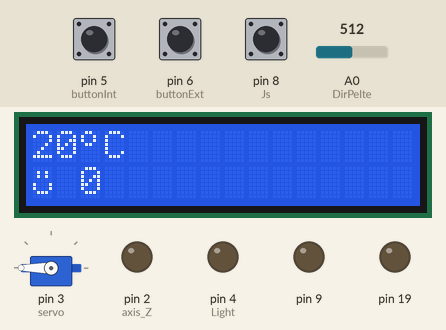
This sketch was run on a simulated Arduino Uno, built with avr-gcc and run on an emulated ATmega328P. Shown: 16×2 character LCD, servo, output pins drawn as LEDs (lit = HIGH). Inputs (shaded band) come from the test bench; at power-on: pin 5 (buttonInt) HIGH, pin 8 (Js) HIGH, A0 (DirPelte) = 512, pin 6 (buttonExt) HIGH. Pins used as bus, display or sensor lines are not drawn.

Above: at 1.3 s.
1.4 s: pin 5 (buttonInt) pulled LOW for 3.2 s
At 5.6 s:
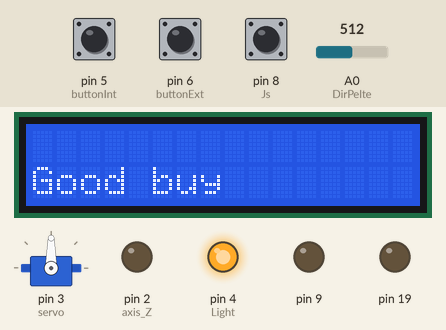
6.1 s: pin 5 (buttonInt) pulled LOW for 0.15 s
At 6.9 s:
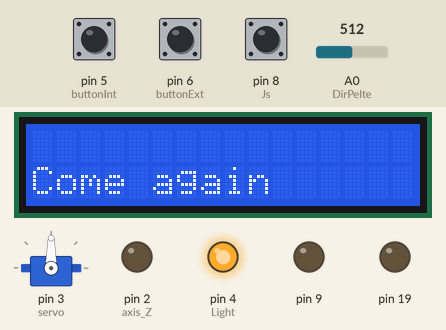
9.2 s: pin 8 (Js) pulled LOW for 0.15 s
12.3 s: A0 (DirPelte) set to 306
At 12.9 s:
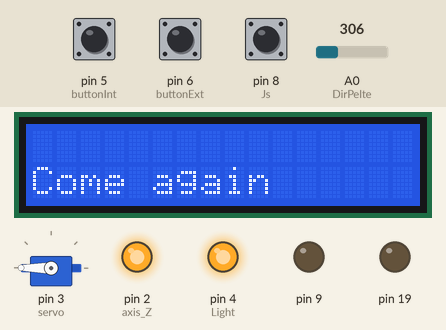
15.3 s: pin 6 (buttonExt) pulled LOW for 0.15 s
At 16.8 s:
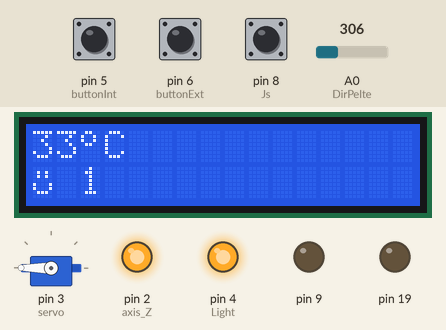
17.4 s: A0 (DirPelte) set to 716
At 20.6 s:
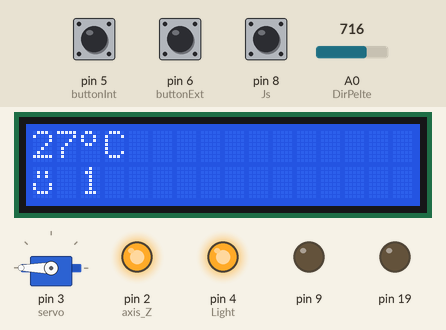
Timing chart, 0 to 21.4 s (numbered marks = the images above; inputs shaded):
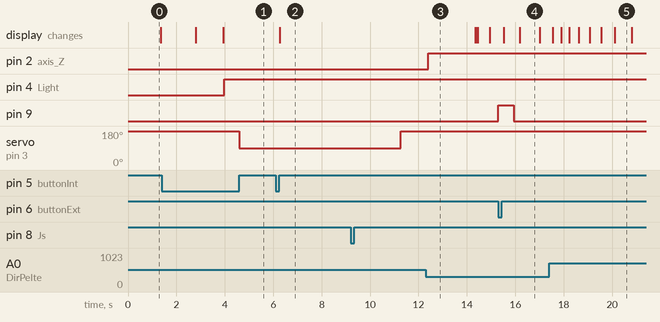

The sketch:

Dom.ino
```cpp
#include <Servo.h> //используем библиотеку для работы с сервоприводом
#include <Wire.h>
#include <LiquidCrystal_I2C.h>
#include <SPI.h>
#include <RFID.h>
#include "display.h"
#include "Temp.h"
#include "Buttons.h"
#include "Key.h"
#include "Light.h"
#include "Door.h"
#include "Vent.h"

/*
  #include "globals.h"
  #include "messages.h"
  #include "keyboard.h"
  #include "menu.h"
*/

const int joyDelay = 500;
const int zmrDelay = 500;

int countPeoples = 0;

int zmr = 9;
bool inMenu = 0;
short cursor = 0;
unsigned long lastJoyDown = 0;
unsigned long lastJoyUp = 0;
bool joyDowned = 0;
bool joyUpped = 0;

const int menuDelay = 5000;
int menuTime = 0 ;
const int doorDelay = 5000;
unsigned long doorTime =  0;


void setup()  //обязательная процедура setup, запускаемая в начале программы; объявление процедур начинается словом void
{
  pinMode(9, OUTPUT);
  digitalWrite(9, LOW);
  Serial.begin(9600);

  initLight();
  initDisplay();
  initTemp();
  initDoor();
  initButtons();
  initVent();
  initKey();

  /*
    initMessages();
    initMenu();
    KBD_init();
    sei();
    //DDRC = _BV(PC0) | _BV(PC1) | _BV(PC2);

    setHandler(MSG_MENU_SELECT, &selectMenu);
    startMenu();

  */

}

/*uint8_t selectMenu(msg_par par) {
	switch (par) {
	case MENU_CANCEL: { // тут обработать выбор пункта Mode 1

		break;
	}

	// ... и так далее по всем пунктам
	}

	// после выбора возвращаемся в главное меню.
	startMenu();
	return 1;
  }*/

void loop() //обязательная процедура loop, запускаемая циклично после процедуры setup
{

  if (joyClick())
  {
    //printMenu(cursor);
    menuTime = millis();
    inMenu = 1;
  }

  if (!inMenu)
  {
    printTemp(getTemp());
    printCountPeoples(countPeoples);
  }
  else
  {
    //dispatchMessage();
  }

  if (millis() - menuTime > menuDelay)
  {
    if (inMenu)
      displyClear( );
    inMenu = 0;
    //cursor = 0;
  }

  if (buttonExtPressed())
  {
    digitalWrite(9, HIGH);
    buttonExtTime = millis();

  }

  if ((millis() - buttonExtTime) > zmrDelay)
  {
    digitalWrite(9, LOW);
  }

  if (readMasterKey())
  {
    menuTime = millis();
    inMenu = 1;

    displyClear();
    printSecondLine("Hello,owner");
    openDoor(1);
    doorTime = millis();
    countPeoples++;
  }

  //open dor fo guest
  if (buttonIntClick())
  {
    openDoor(1);
    doorTime = millis();
    if (millis() - buttonExtTime < delayExtClick)
    {
      countPeoples++;
    }
    else
    {
      inMenu = 1;
      menuTime = millis();
      displyClear();
      printSecondLine("Come again");
      openDoor(1);
      countPeoples--;
    }
  }

  if (millis() - doorTime > doorDelay)
  {
    openDoor(0);
  }

  if (countPeoples > 0)
  {
    setLight(1);

    if (getTemp() > 26)
    {
      setVent(1);
    }
    else
    {
      setVent(0);
    }
  }
  else
  {
    setLight(0);
    setVent(0);
  }

  if (buttonClickLong())
  {
    displyClear();
    menuTime = millis();
    inMenu = 1;
    printSecondLine("Good buy");
    countPeoples = 1;

  }

}
```

Buttons.cpp
```cpp
#include "Buttons.h"
#include "Door.h"


void initButtons()
{
 pinMode(buttonExt, INPUT_PULLUP); //объявление используемых кнопок
 pinMode(buttonInt, INPUT_PULLUP); //объявление используемых кнопок
 pinMode(axis_Z, INPUT);    // Задаем как вход
 pinMode(Js, INPUT_PULLUP);
 zeroX = analogRead(Jx);
 zeroY = analogRead(Jy);

 longClickTime = 0;
}

bool joyRight()
{
return analogRead(Jx) > (zeroX + 50);
}

bool joyLeft()
{
return analogRead(Jx) < (zeroX - 50);
}

bool joyUp()
{
return analogRead(Jy) > (zeroY + 50);
}

bool joyDown()
{
return analogRead(Jy) < (zeroY - 50);
}

bool joyClick()
{
  return digitalRead(Js) == LOW;
/*if(digitalRead(Js) == LOW)
 {
  joyPressed = 1 ;
 }
 else
{
  if(joyPressed == 1)
  {
    joyPressed = 0 ;
    return 1;
  }
}
return 0;*/
}

 bool buttonIntPressed()
{
  return digitalRead(buttonInt) == LOW;
}

 bool buttonExtPressed()
{
  return digitalRead(buttonExt) == LOW;
}

bool buttonIntClick()
{
  if (buttonIntPressed())
  {
   ButtonIntPr = 1 ;
  }
  else
  {
    if(ButtonIntPr == 1)
    {
      ButtonIntPr = 0 ;
      return 1;
    }
  }
  return 0;
}

bool buttonClickLong()
 {
 if (buttonIntPressed())
 {
    if(longClickTime == 0)
    {
      longClickTime = millis();
    }
  }
  else
  {
    longClickTime = 0;
  }
  if (longClickTime != 0 && millis() - longClickTime > delayClick)
  {
    longClickTime = 0;
    return true;
  }

  return false;
 }
```

Buttons.h
```cpp
#ifndef Buttons_H
#define Buttons_H
#include <Arduino.h>
#define axis_Y 1    // Ось Y подключена к Analog 1
#define axis_Z 2    // Ось Z (кнопка джойстика) подключена к Digital 2


static int buttonExt = 6;// объявил входную кнопку
static int buttonInt = 5;


static unsigned long lastButtonPressed = 0;
static unsigned long previousMillis = 0;

static int serNum0;
static int serNum1;
static int serNum2;
static int serNum3;
static int serNum4;

static float zeroX;
static float zeroY;

static const int Jx = A2;
static const int Jy = A1;
static const int Js = 8;
static bool joyPressed = 0;
static bool ButtonIntPr = 0;

bool joyRight();
bool joyLeft();
bool joyUp();
bool joyDown();
bool joyClick();

bool buttonClickLong();
bool buttonIntPressed();
bool buttonExtPressed();
bool buttonIntClick();


static unsigned long longClickTime = 0;
const int delayClick = 2500;

static unsigned long buttonExtTime = 0;
const int delayExtClick = 5000;


void initButtons();
#endif //Buttons_H
```

Door.cpp
```cpp
#include "Door.h"

void initDoor()
{
  servo.attach(3); //привязываем привод к порту 10
  servo.write(180);
}

void openDoor(short isOn)
{
  if (isOn)
 {
  servo.write(90);
 }
 else
 {
  servo.write(180);
 }
}
```

Door.h
```cpp
#ifndef Door_H
#define Door_H
#include <Arduino.h>

#include <Servo.h> //используем библиотеку для работы с сервоприводом


static Servo servo; //объявляем переменную servo типа Servo

void initDoor();
void openDoor(short isOn);
#endif //Door_H
```

Key.cpp
```cpp
#include "Key.h"

void initKey()
{

  SPI.begin();
  rfid.init();
}

bool readMasterKey()
{
    if (rfid.isCard())
    {
        if (rfid.readCardSerial())
        {
              /* Reading card */
              Serial.println(" ");
              Serial.println("Card found");
              Serial.println("Cardnumber:");

              int repeat = 0;
              for (int i = 0; i < 5; i++)
              {
                Serial.print(rfid.serNum[i]);
                Serial.print(" ");
                if(reading_card[i] != rfid.serNum[i])
                  reading_card[i] = rfid.serNum[i];
                else
                  repeat++;
              }

              if(repeat == 5) //если  карта та-же
              {
                Serial.print("Old");
                rfid.halt();
                return false;
              }
              Serial.println();
              //verification
              int i;
              for (i = 0; i < 5; i++)
              {
                if (reading_card[i]!=master[i])
                {
                  break;
                }
              }
              if (i == 5)
              {
                Serial.println("Read masret card ");
                rfid.halt();
                return 1 ;

              }
         }
    }
    rfid.halt();
    for (int i = 0; i < 5; i++)
    {
      reading_card[i] = 0;
    }
    return 0;
}
```

Key.h
```cpp
#ifndef Key_H
#define Key_H
#include <Arduino.h>

#include <SPI.h>
#include <RFID.h>

#define SS_PIN 10
#define RST_PIN 7

static RFID rfid(SS_PIN, RST_PIN);

static unsigned char reading_card[5]; //for reading card
static unsigned char master[5] = {20, 122, 187, 222 ,11 }; // allowed card
//static unsigned char last_card[5] = {0, 0, 0, 0 ,0 }; // allowed card

void initKey();
bool readMasterKey();
#endif //Key_H
```

Light.cpp
```cpp
#include "Light.h"

void initLight()
{
  pinMode(Light , OUTPUT);
}

void setLight(short isOn)
{
  if(isOn)
    digitalWrite(Light, HIGH);
  else
    digitalWrite(Light, LOW);
}
```

Light.h
```cpp
#ifndef Light_H
#define Light_H
#include <Arduino.h>

#define Light_ON 1
#define Light_OFF 0

static int Light = 4;

void initLight();

void setLight(short isOn);

#endif //Light_H
```

Temp.cpp
```cpp
#include "Temp.h"

void initTemp()
{
 pinMode(DirPelte, OUTPUT);//настройка на выход вывода направления теплопередачи модуля Пельтье

 pinMode(tempPin, INPUT);
 lastValue = 298.55 * exp(-0.00462 * analogRead(tempPin));
 pinMode(19, OUTPUT);
}


float getTemp()
{
  float temp = (alpha * lastTemp) + (beta * (386.36 * exp(-0.00462 * analogRead(tempPin)))) ;

  TempAcc = TempAcc + temp - TempFiltOut;//фильтр НЧ
  TempFiltOut = TempAcc / 200;
  lastValue = TempFiltOut;
  return TempFiltOut;

}
```

Temp.h
```cpp
#ifndef Temp_H
#define Temp_H
#include <Arduino.h>

static int DirPelte = A0;
static int TEC = 6;

static float TempAcc = 4000;//Аккумулятор фильтра
static float TempFiltOut = 20;//Фильтрованная температура

static float err = 0, err_old  = 0;//ошибка установки температуры
static float TempCon = 27;//заданное значение температуры
static float P = 0, I = 0, D = 0, OUT_PID = 0;//Пропорциональная компонента

static float Kp = 1;//коэффициент пид регулятора
static float Ki = 1;//коэффициент пид регулятора
static float Kd = 1;//коэффициент пид регулятора

static int tempPin = A0;    // select the input pin for the potentiometer
static float lastValue;
static float lastTemp = 24;

const long interval = 3;
const float alpha = 0.8;
const float beta = 0.2;

float getTemp();

void initTemp();
#endif //Temp_H
```

Vent.cpp
```cpp
#include "Vent.h"

void initVent()
{
pinMode(fanPin, OUTPUT);
}

void setVent(short isOn)
{
  if (isOn)
  {
    digitalWrite(fanPin, HIGH);
  }
  else
  {
    digitalWrite(fanPin, LOW);
  }
}

  /*************************************************///////////////ПИД регулятор
  /*err = TempCon - TempFiltOut;//темпертурная ошибка
  P = err * Kp;//пропорциональная компонента
  I += err * Ki;//интегральная компонента
  D = (err - err_old) * Kd;//дифференциальная компонента
  err_old = err;
  OUT_PID = P + I + D;//выход пид регулятора
  if(OUT_PID >= 0)
  {
    digitalWrite(DirPelte, HIGH);//нагрев
  }
  else
  {
    digitalWrite(DirPelte, LOW);//охлаждение
  }


  OUT_PID = abs(OUT_PID);
  if(OUT_PID > 255)
  {
  OUT_PID = 255;
  }
  analogWrite(TEC, OUT_PID);
  */
```

Vent.h
```cpp
#ifndef Vent_H
#define Vent_H
#include <Arduino.h>

static int fanPin = 2;

void initVent();
void setVent(short isOn);
#endif //Vent_H
```

display.cpp
```cpp
#include "display.h"

void initDisplay()
{
  lcd.begin(16,2);
  lcd.createChar(1,temper);
  lcd.createChar(2,smile);
  /*
  lcd.setCursor(2,0);

  lcd.print("\1C");

  lcd.setCursor(0,8);
  lcd.write(2);*/

}

void printTemp(int T)
{
    lcd.setCursor(0,0);
    lcd.print(T);
    lcd.setCursor(2,0);
    lcd.print("\1C");
}

void printCountPeoples(int P)
{
    lcd.setCursor(2,1);
    lcd.print(P);
    lcd.print("  ");
    lcd.setCursor(0,8);
    lcd.write(2);
}


void printFirstLine(String T)
{
    lcd.setCursor(0,0);
    lcd.print(T);
}

void printSecondLine(String P)
{
    lcd.setCursor(0,1);
    lcd.print(P);
}

void printMenu(short cursor)
{
  lcd.clear();
  if(cursor > 3)
  {
  cursor = 3;
  }
  for(int i = (cursor > 0 ? cursor - 1: 0), j = 0 ; i < ((cursor > 0) ? (cursor + 1): 2) ; i++, j++)
  {
    lcd.setCursor(1,j);
    lcd.print(mainMenu[i]);
  }
  lcd.setCursor( 0, cursor > 2 ? 1 : cursor);
  lcd.print(">");

}

void displyClear()
{
lcd.clear();
}
```

display.h
```cpp
#ifndef DISPLAY_H
#define DISPLAY_H
#include <Arduino.h>
//#include <String>

#include <LiquidCrystal_I2C.h>
static String mainMenu[4]
{
  "Light",
  "Door",
  "Call",
  "Temp",
};

static byte temper[8] =
{
  B01100,
  B10010,
  B10010,
  B01100,
  B00000,
  B00000,
  B00000,
  B00000,
};

static byte smile[8] =
{
  B00000,
  B01010,
  B01010,
  B00000,
  B10001,
  B10001,
  B01110,
  B00000,
};

void printTemp(int T);

void printMenu(short cursor = 0);
void printCountPeoples(int P);

void printFirstLine(String T);
void printSecondLine(String P);

void displyClear();

static LiquidCrystal_I2C lcd(0x3F, 2, 1, 0, 4, 5, 6, 7, 3, 1);

void initDisplay();
#endif //DISPLAY_H
```

Measured:
- after the input at 1.4 s, pin 4 (Light): LOW → HIGH after 2.6 s; servo on pin 3 (servo): 180° → 90° after 3.2 s; the display: first differs from a run without the input after 2.5 s (image 1)
- after the input at 6.1 s, the display: changes after 0.17 s (image 2)
- after the input at 12.3 s, pin 2 (axis_Z): LOW → HIGH after 0.11 s instead of 2.4 s
- after the input at 15.3 s, pin 9: LOW → HIGH at once, → LOW 0.63 s later
- what the display in image 4 shows lasts 0.8 s, from 16.2 s to 17.0 s
- what the display in image 5 shows lasts 0.7 s, from 20.1 s to 20.8 s
